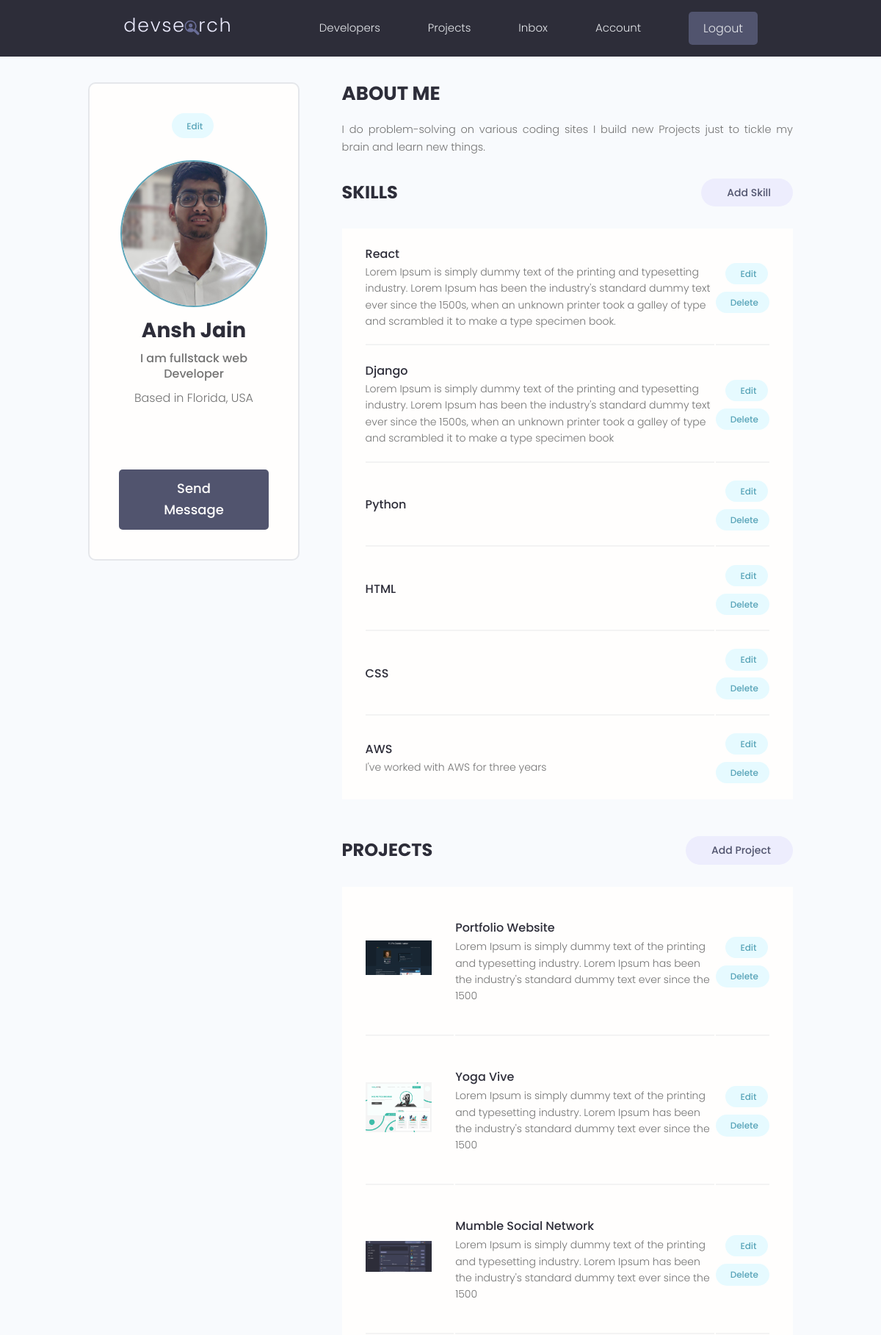
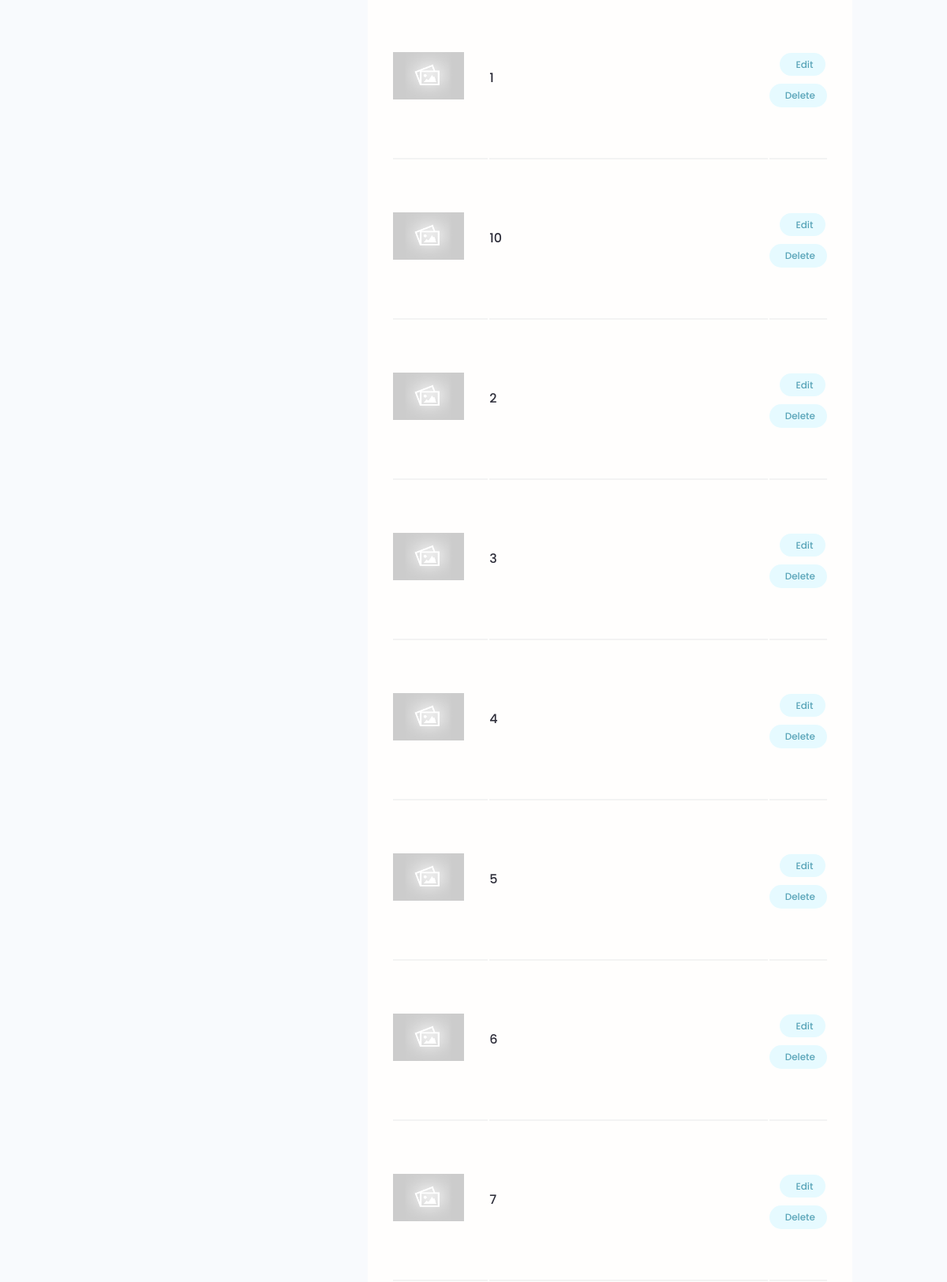
The app's page /account/ (signed in, upper part) with its own data (2 pictures, top to bottom).
### users/models.py (models this page shows, shortened)
class Profile(models.Model):
    user = models.OneToOneField(User, on_delete=models.CASCADE, null = True, blank = True)
    name = models.CharField(max_length=200, blank = True, null = True)
    email = models.EmailField(max_length=500, blank=True, null=True)
    username = models.CharField(max_length=200, blank = True, null = True)
    location = models.CharField(max_length=200, blank = True, null = True)
    short_intro = models.CharField(max_length=200, blank = True, null = True)
    bio = models.TextField(blank = True, null = True)
    profile_image = models.ImageField(null=True, blank=True, upload_to='profiles/', default="profiles/user-default.png")
    social_github = models.CharField(max_length=200, blank = True, null = True)
    social_twitter = models.CharField(max_length=200, blank = True, null = True)
    social_linkedin = models.CharField(max_length=200, blank = True, null = True)
    social_youtube = models.CharField(max_length=200, blank = True, null = True)
    social_website = models.CharField(max_length=200, blank = True, null = True)
    created = models.DateTimeField(auto_now_add = True)
    id = models.UUIDField(default=uuid.uuid4, unique=True, primary_key = True, editable = False)

class Skill(models.Model):
    owner = models.ForeignKey(Profile, on_delete=models.CASCADE, blank = True, null = True)
    name = models.CharField(max_length=200, blank = True, null = True)
    description = models.TextField(blank = True, null = True)
    created = models.DateTimeField(auto_now_add = True)
    id = models.UUIDField(default=uuid.uuid4, unique=True, primary_key = True, editable = False)

### projects/models.py (models this page shows, shortened)
class Project(models.Model):
    owner = models.ForeignKey(Profile, null = True, blank = True, on_delete=models.SET_NULL)
    title = models.CharField(max_length = 200)
    description = models.TextField(null = True, blank=True) #we can have no data in this
    featured_image = models.ImageField(null = True, blank=True, default="default.jpg")
    demo_link = models.CharField(max_length = 2000, null = True, blank = True)
    source_link = models.CharField(max_length = 2000, null = True, blank = True)
    tags = models.ManyToManyField('Tag', blank = True)
    vote_total = models.IntegerField(default = 0, null = True, blank = True)
    vote_ratio = models.IntegerField(default = 0, null = True, blank = True)
    created = models.DateTimeField(auto_now_add = True)
    id = models.UUIDField(default=uuid.uuid4, unique=True, primary_key = True, editable = False)
    class Meta:
        ordering = ['-vote_ratio', '-vote_total', 'title']

### users/views.py (the view)
# urls.py: path('account/', views.userAccount, name="account"),
@login_required(login_url='login')
def userAccount(request):
    profile = request.user.profile
    skills = profile.skill_set.all()
    projects = profile.project_set.all()
    context = {'profile': profile, 'skills':skills, 'projects': projects}
    return render(request, 'users/account.html', context)

### users/templates/users/account.html (shortened to what this page needs)
{% extends 'main.html' %}
{% block content %}
  <main class="settingsPage profile my-md">
    <div class="container">
      <div class="layout">
        <div class="column column--1of3">
          <div class="card text-center">
            <div class="card__body dev">
              <a class="tag tag--pill tag--main settings__btn" href="{% url 'edit-account' %}"> Edit</a>
              <img class="avatar avatar--xl dev__avatar" src="{{profile.profile_image.url}}" />
              <h2 class="dev__name">{{profile.name}}</h2>
              <p class="dev__title">{{profile.short_intro}}</p>
              <p class="dev__location">Based in {{profile.location}}</p>
              <ul class="dev__social">
              </ul>
              <a href="#" class="btn btn--sub btn--lg">Send Message </a>
            </div>
          </div>
        </div>
        <div class="column column--2of3">
          <div class="devInfo">
            <h3 class="devInfo__title">About Me</h3>
            <p class="devInfo__about">{{profile.bio}}</p>
          </div>
          <div class="settings">
            <h3 class="settings__title">Skills</h3>
            <a class="tag tag--pill tag--sub settings__btn tag--lg" href="{% url 'create-skill' %}"> Add Skill</a>
          </div>
          <table class="settings__table">
            {% for skill in skills %}
            <tr>
              <td class="settings__tableInfo">
                <h4>{{skill.name}}</h4>
                <p>
                  {{skill.description}}
                </p>
              </td>
              <td class="settings__tableActions">
                <a class="tag tag--pill tag--main settings__btn" href="{% url 'update-skill' skill.id %}"> Edit</a>
                <a class="tag tag--pill tag--main settings__btn" href="{% url 'delete-skill' skill.id %}?next=/account">
                  Delete</a>
              </td>
            </tr>
            {% endfor %}
            </table>
          <div class="settings">
            <h3 class="settings__title">Projects</h3>
            <a class="tag tag--pill tag--sub settings__btn tag--lg" href="{% url 'create-project' %}"> Add Project</a>
          </div>
          <table class="settings__table">
            {% for project in projects %}
            <tr>
              <td class="settings__thumbnail">
                <a href="{% url 'project' project.id %}"><img src="{{project.featured_image.url}}" alt="Project Thumbnail" /></a>
              </td>
              <td class="settings__tableInfo">
                <a href="{% url 'project' project.id %}">{{project.title}}</a>
                <p>{{project.description|slice:"150"}}</p>
              </td>
              <td class="settings__tableActions">
                <a class="tag tag--pill tag--main settings__btn" href="{% url 'update-project' project.id %}"> Edit</a>
                <a class="tag tag--pill tag--main settings__btn" href="{% url 'delete-project' project.id %}?next=/account">
                  Delete</a>
              </td>
            </tr>
            {% endfor %}
          </table>
        </div>
      </div>
    </div>
  </main>
{% endblock %}

### static/styles/app.css (style rules this page uses)
:root { --color-sub: #2d2d39; }
.btn--sub { background-color: var(--color-sub-light); }
.card { border: 2px solid var(--color-light); }
img { width: 100%; }
.profile .card > .dev { padding: 4rem; }
.dev__avatar { display: block; margin: auto; }
.dev__name { color: var(--color-sub); font-size: 2.8rem; font-weight: 700; margin-top: 1rem; margin-bottom: 0.5rem; }
.dev__title { font-size: 1.6rem; font-weight: 500; line-height: 1.3; }
.dev__location { margin-top: 1rem; }
.dev__social { margin: 3rem 0; list-style: none; display: flex; justify-content: center; gap: 1.5rem; }
.devInfo { margin-bottom: 3rem; }
.devInfo__title, .devInfo__subtitle { font-size: 2.6rem; color: var(--color-sub); text-transform: uppercase; font-weight: 700; margin-bottom: 1.5rem; }
.devInfo__about, .devSkill__info { font-size: 1.45rem; line-height: 1.7; text-align: justify; }
.settingsPage .dev > .settings__btn { display: inline-block; margin-bottom: 3rem; }
.settings { display: flex; justify-content: space-between; align-items: center; }
.settings__title { font-size: 2.4rem; text-transform: uppercase; font-weight: 700; color: var(--color-sub); }
.settings__table { margin-top: 3rem; margin-bottom: 5rem; padding: 0 3rem; background: var(--color-white); }
.settings__table tr { width: 100%; }
.settings__table tr > td { padding: 2rem 0; }
.settings__table tr:not(:last-child) td { border-bottom: 2px solid var(--color-white-light); }
.settings__thumbnail { width: 23%; min-width: 10rem; }
.settings__thumbnail img { padding-right: 3rem; height: 15rem; object-fit: contain; }
.settings__tableInfo { width: 100%; }
.settings__tableInfo h4, .settings__tableInfo a { padding-right: 1rem; width: auto; font-size: 1.6rem; font-weight: 500; color: var(--color-sub); }
.settings__tableInfo p { font-size: 1.4rem; }
.settings__tableActions { text-align: right; }

### static/uikit/styles/modules/_variables.css (style rules this page uses)
:root { --color-main: #5aa5b9; --color-main-light: #e6faff; --color-sub: #3f4156; --color-sub-light: #51546e; --color-sub-lighter: #ededfd; --color-text: #737373; --color-gray: #8b8b8b; --color-light: #e5e7eb; --color-light-gray: #767676; --color-bg: #f8fafd; --color-white: #fffefd; --color-white-light: #f3f3f3; --color-success: #359e64; --color-success-bg: #def8e8; --color-error: #fc4b0b; --color-error-bg: #fff2ee; --font-base: 'Poppins', arial, helvetica, 'Segoe UI', roboto, ubuntu, sans-serif; --font-monospace: 'Fira Code', 'Courier New', courier, monospace; --font-regular: 300; --font-medium: 500; --font-bold: 700; --generic-shadow: 1px 1px 5px #00000010; --generic-transition: all 0.3s ease-in-out; }

### static/uikit/styles/modules/_base.css (style rules this page uses)
* { margin: 0; padding: 0; box-sizing: border-box; text-rendering: optimizeLegibility; color: inherit; font-size: inherit; }
html { font-size: 50%; }
@media only screen and (min-width: 480px) { html { font-size: 56.25%; } }
@media only screen and (min-width: 1200px) { html { font-size: 62.5%; } }
body { line-height: 1.6; font-weight: 400; font-size: 1.5rem; color: var(--color-text); background-color: var(--color-bg); min-height: 100vh; }

### static/uikit/styles/modules/_typography.css (style rules this page uses)
* { font-family: var(--font-base); }
h2 { font-size: 3.6rem; font-weight: var(--font-bold); }
h3 { font-size: 3.2rem; font-weight: var(--font-medium); }
h4 { font-size: 2.8rem; font-weight: var(--font-medium); }
p, span, strong { font-size: 1.6rem; color: var(--color-text); font-weight: var(--font-regular); }
a { padding-bottom: 2px; text-decoration: none; display: inline-block; color: var(--color-main); font-weight: var(--font-medium); }

### static/uikit/styles/modules/_utilities.css (style rules this page uses)
.container { width: 92%; max-width: 165rem; margin: 0 auto; box-sizing: border-box; }
@media screen and (min-width: 1000px) { .container { width: 90%; } }
@media screen and (min-width: 1200px) { .container { width: 80%; } }
.text-center { text-align: center; }
.my-md { margin: 3rem auto; }

### static/uikit/styles/modules/_avatar.css (style rules this page uses)
.avatar { border-radius: 50%; border: 2px solid var(--color-main); object-fit: cover; }
.avatar--xl { height: 20rem; width: 20rem; }

### static/uikit/styles/modules/_card.css (style rules this page uses)
.card { border-radius: 1rem; background-color: var(--color-white); border: 1.5px solid var(--color-light); width: auto; height: auto; margin-top: 0.5rem; margin-bottom: 0.5rem; overflow: hidden; }
.card__body, .card__header { padding: 2rem 2.5rem; }

### static/uikit/styles/modules/_layout.css (style rules this page uses)
.layout { display: flex; flex-flow: row wrap; justify-content: space-between; }
.layout > .column { margin-bottom: 3rem; }
.layout > .column.column--1of3 { flex-basis: 30%; }
.layout > .column.column--2of3 { flex-basis: 64%; }

### records on screen
Profile: profile_image (picture), name "Ansh Jain", short_intro "I am fullstack web Developer", location "Florida, USA", bio "I do problem-solving on various coding sites I build new Projects just to tickle my brain and learn new things."
Skill: name "React", description "Lorem Ipsum is simply dummy text of the printing and typesetting industry. Lorem Ipsum has been the industry's standard dummy text ever since the 1500s, when an unknown printer took a galley of type and scrambled it to make a type specimen book."
Skill: name "Django", description "Lorem Ipsum is simply dummy text of the printing and typesetting industry. Lorem Ipsum has been the industry's standard dummy text ever since the 1500s, when an unknown printer took a galley of type and scrambled it to make a type specimen book"
Skill: name "Python"
Skill: name "HTML"
Skill: name "CSS"
Skill: name "AWS", description "I've worked with AWS for three years"
Project: featured_image (picture), title "Portfolio Website", description "Lorem Ipsum is simply dummy text of the printing and typesetting industry. Lorem Ipsum has been the industry's standard dummy text ever since the 1500"
Project: featured_image (picture), title "Yoga Vive", description "Lorem Ipsum is simply dummy text of the printing and typesetting industry. Lorem Ipsum has been the industry's standard dummy text ever since the 1500"
Project: featured_image (picture), title "Mumble Social Network", description "Lorem Ipsum is simply dummy text of the printing and typesetting industry. Lorem Ipsum has been the industry's standard dummy text ever since the 1500"
Project: featured_image (placeholder picture), title "1"
Project: featured_image (placeholder picture), title "10"
Project: featured_image (placeholder picture), title "2"
Project: featured_image (placeholder picture), title "3"
Project: featured_image (placeholder picture), title "4"
Project: featured_image (placeholder picture), title "5"
Project: featured_image (placeholder picture), title "6"
Project: featured_image (placeholder picture), title "7"
